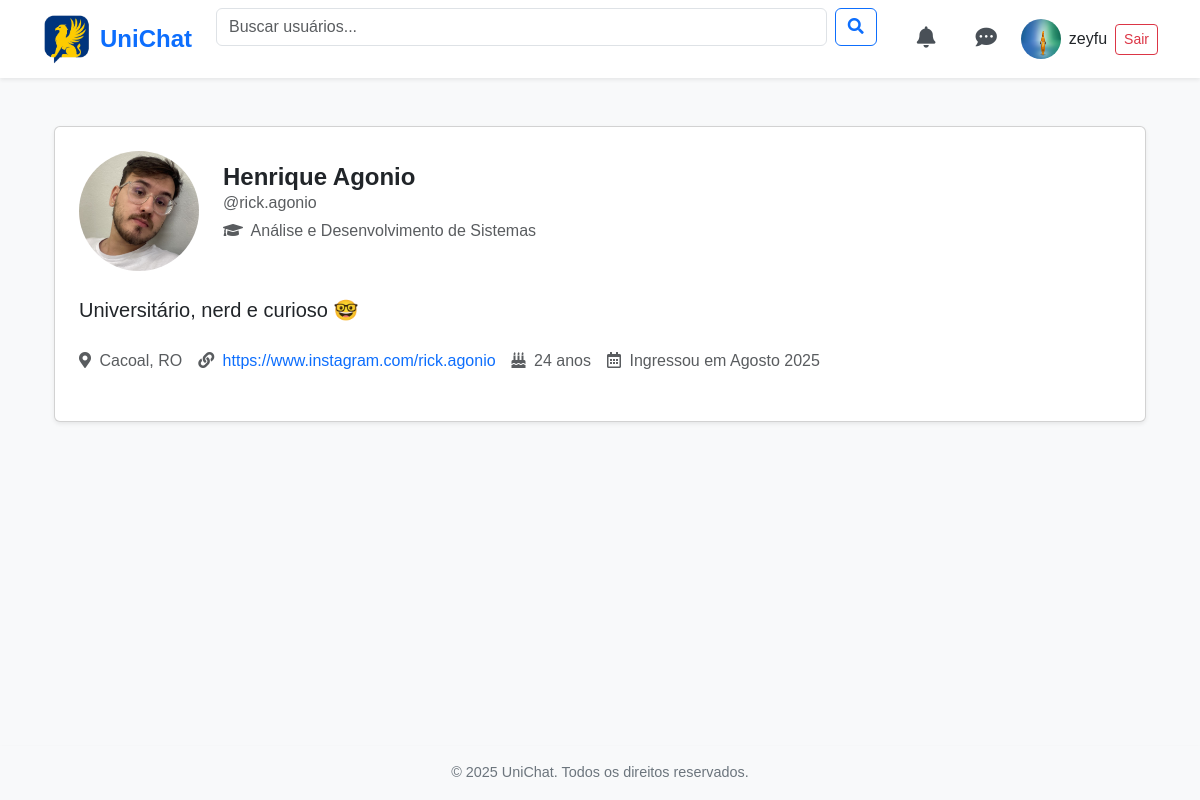
The page /profile/rick.agonio/ (signed in) on the database its author committed.
### users/models.py (models this page shows, shortened)
class Profile(models.Model):
    user = models.OneToOneField('auth.User', on_delete=models.CASCADE)
    bio = models.TextField(blank=True)
    avatar = models.ImageField(upload_to='avatars/', blank=True, null=True)
    date_of_birth = models.DateField(null=True, blank=True)
    location = models.CharField(max_length=100, blank=True)
    website = models.URLField(max_length=200, blank=True)
    course = models.ForeignKey(Course, on_delete=models.SET_NULL, null=True, blank=True)

class Course(models.Model):
    name = models.CharField(max_length=100)

### users/views.py (the view)
# urls.py: path('profile/<str:username>/', views.user_profile, name='user_profile'),
def user_profile(request, username):
    user = get_object_or_404(User, username=username)
    age = None
    try:
        profile_data = user.profile
        if profile_data.date_of_birth:
            today = date.today()
            age = today.year - profile_data.date_of_birth.year - ((today.month, today.day) < (profile_data.date_of_birth.month, profile_data.date_of_birth.day))
    except Profile.DoesNotExist:
        profile_data = None  # Define como None se o perfil não existir
    context = {
        'user_data': user,
        'profile_data': profile_data,
        'age': age,
    }
    return render(request, 'users/user_profile.html', context)

### users/templates/users/user_profile.html (shortened to what this page needs)
{% extends "base.html" %}
{% load static %}
{% block extra_head %}
    <link rel="stylesheet" href="{% static 'users/css/profile.css' %}">
    <link rel="stylesheet" href="https://cdnjs.cloudflare.com/ajax/libs/font-awesome/5.15.4/css/all.min.css">
{% endblock %}
{% block content %}
<div class="container mt-4">
    <div class="card shadow-sm p-4">
        <div class="d-flex align-items-center mb-4">
            <div class="me-4">
                {% if profile_data.avatar %}
                    <img src="{{ profile_data.avatar.url }}" alt="Profile Avatar" class="rounded-circle" style="width: 120px; height: 120px; object-fit: cover;">
                {% else %}
                    <img src="{% static 'img/default_profile.png' %}" alt="Default Profile" class="rounded-circle" style="width: 120px; height: 120px; object-fit: cover;">
                {% endif %}
            </div>
            <div>
                <h1 class="h4 fw-bold mb-0">{{ user_data.first_name }} {{ user_data.last_name }}</h1>
                <p class="text-muted mb-1">@{{ user_data.username }}</p>
                {% if profile_data and profile_data.course %}
                    <p class="text-muted"><i class="fas fa-graduation-cap me-1"></i> {{ profile_data.course.name }}</p>
                {% endif %}
            </div>
        </div>
        <p class="lead mb-4">{{ profile_data.bio|default:"Nenhuma bio adicionada ainda." }}</p>
        <ul class="list-unstyled d-flex flex-wrap text-muted">
            {% if profile_data and profile_data.location %}
            <li class="me-3 mb-2">
                <i class="fas fa-map-marker-alt me-1"></i> {{ profile_data.location }}
            </li>
            {% endif %}
            {% if profile_data and profile_data.website %}
            <li class="me-3 mb-2">
                <i class="fas fa-link me-1"></i> <a href="{{ profile_data.website }}" class="text-decoration-none">{{ profile_data.website }}</a>
            </li>
            {% endif %}
            {% if age is not None %}
            <li class="me-3 mb-2">
                <i class="fas fa-birthday-cake me-1"></i> {{ age }} anos
            </li>
            {% endif %}
            <li class="me-3 mb-2">
                <i class="far fa-calendar-alt me-1"></i> Ingressou em {{ user_data.date_joined|date:"F Y" }}
            </li>
        </ul>
    </div>
</div>
{% endblock %}

### templates/base.html (shortened to what this page needs)
<!DOCTYPE html>
<html lang="pt-br">
<head>
{% load static %}
<link href="https://cdn.jsdelivr.net/npm/bootstrap@5.3.8/dist/css/bootstrap.min.css" rel="stylesheet">
<link rel="stylesheet" href="{% static 'css/base.css' %}">
<link rel="stylesheet" href="https://cdnjs.cloudflare.com/ajax/libs/font-awesome/6.4.0/css/all.min.css">
{% block extra_head %}{% endblock %}
</head>
<body class="d-flex flex-column min-vh-100">
    <header class="header-principal bg-white shadow-sm">
        <nav class="d-flex align-items-center justify-content-between container py-2">
            <div class="d-flex align-items-center">
                <img src="{% static 'img/logo.png' %}" alt="Logo" width="50" height="50" class="me-2">
                <span class="fs-4 fw-bold text-primary">UniChat</span>
            </div>
            <div class="flex-fill mx-4">
    <form method="get" action="{% url 'user_search' %}" class="mb-4 d-flex" style="max-width: 800px;">
        <input type="text" name="q" class="form-control me-2" placeholder="Buscar usuários..." aria-label="Busca usuários">
        <button type="submit" class="btn btn-outline-primary"><i class="fas fa-search"></i></button>
    </form>
            </div>
            <ul class="nav align-items-center gap-2 mb-0">
                {% if user.is_authenticated %}
                <li class="nav-item">
                    <a href="#" class="nav-link position-relative"><i class="fas fa-bell fa-lg"></i></a>
                </li>
                <li class="nav-item">
                    <a href="#" class="nav-link position-relative"><i class="fas fa-comment-dots fa-lg"></i></a>
                </li>
                <li class="nav-item d-flex align-items-center gap-2">
                    <img src="{% if user.profile.avatar %}{{ user.profile.avatar.url }}{% else %}{% static 'img/default_profile.png' %}{% endif %}" alt="Foto de Perfil" width="40" height="40" class="rounded-circle">
                    <span>{{ user.username }}</span>
                </li>
                <li class="nav-item">
                    <form action="{% url 'logout' %}" method="post" class="m-0">
                        <button type="submit" class="btn btn-outline-danger btn-sm">Sair</button>
                    </form>
                </li>
                {% endif %}
            </ul>
        </nav>
    </header>
    <main class="container my-4 flex-fill">
        {% block content %}{% endblock %}
    </main>
    <footer class="text-center py-3 bg-light shadow-sm mt-auto">
        <p class="mb-0">&copy; 2025 UniChat. Todos os direitos reservados.</p>
    </footer>
</body>
</html>

### static/css/base.css (style rules this page uses)
body { background-color: #f8f9fa; font-family: 'Arial', sans-serif; color: #212529; }
.header-principal { background-color: #fff; box-shadow: 0 2px 6px rgba(0,0,0,0.05); position: sticky; top: 0; z-index: 1000; }
.nav-link { color: #495057; font-weight: 500; }
.btn-outline-primary { color: #0d6efd; border-color: #0d6efd; }
footer { font-size: 0.9rem; color: #6c757d; }

### rows shown on the page
Profile: avatar (picture), course.name "Análise e Desenvolvimento de Sistemas", bio "Universitário, nerd e curioso 🤓", location "Cacoal, RO", website "https://www.instagram.com/rick.agonio"

### other values the page prints
{{ user.username }} "zeyfu"
{{ user_data.first_name }} "Henrique"
{{ user_data.last_name }} "Agonio"
{{ user_data.username }} "rick.agonio"
{{ age }} "24"
{{ user_data.date_joined|date:"F Y" }} "Agosto 2025"
